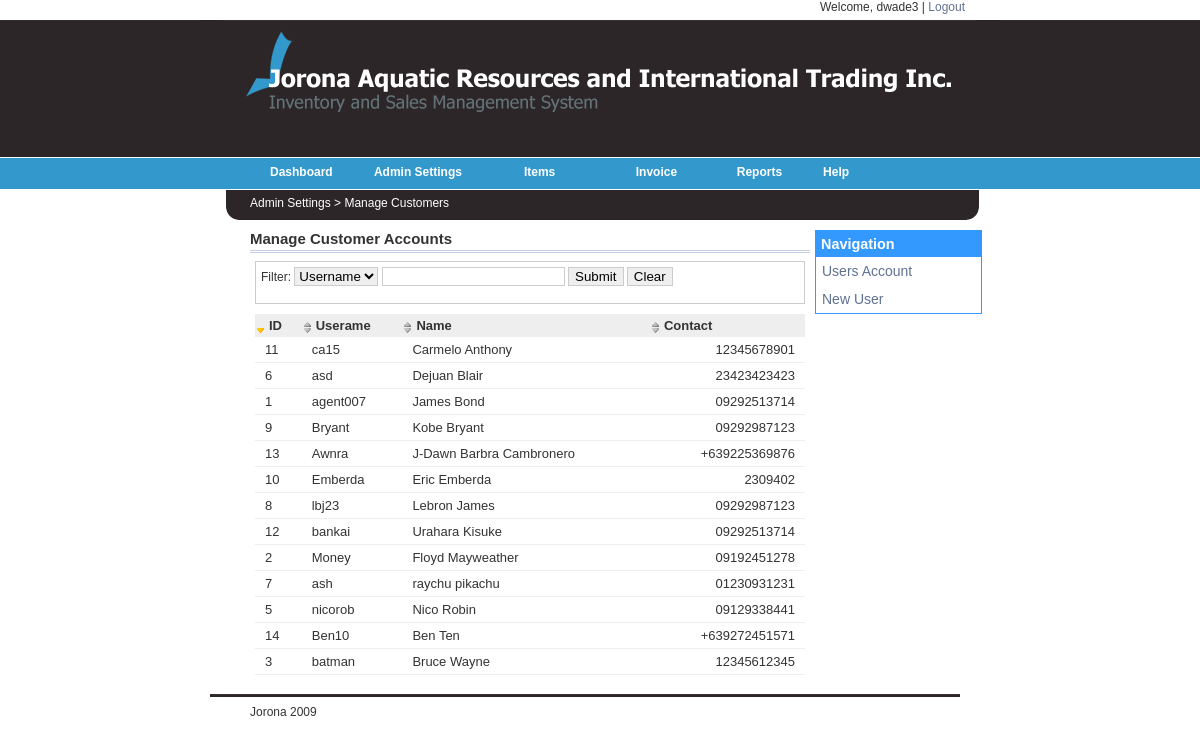
Page /final/manage_customer.php (signed in) on the committed database.
### tables this page shows
CREATE TABLE IF NOT EXISTS `tbl_customer` (
  `cust_id` int(4) NOT NULL auto_increment,
  `cust_fname` varchar(30) default NULL,
  `cust_lname` varchar(30) default NULL,
  `cust_email` varchar(64) NOT NULL,
  `cus_user` varchar(30) default NULL,
  `cus_pass` varchar(200) default NULL,
  `cust_address` varchar(200) NOT NULL,
  `cust_city` varchar(20) default NULL,
  `cust_type` smallint(2) NOT NULL,
  `cust_contact` varchar(15) default NULL,
  `cust_acontact` int(15) default NULL,
  `cust_question` int(2) default NULL,
  `cust_answer` varchar(40) default NULL,
  `note` varchar(900) default NULL,
  PRIMARY KEY  (`cust_id`)
);

### final/includes/functions.php (called while the page is built, shortened)
<?php
    function DisplayCustomer(){
        $result = mysql_query("SELECT * FROM tbl_customer ORDER BY cust_lname ASC");
        return $result;
    }
?>

### final/manage_customer.php (the view, shortened to what this page needs)
<?php include("includes/functions.php");?>
<link rel="stylesheet" href="_common/css/main.css" type="text/css" media="all">
<link href="stylesheets/sortableTable.css" rel="stylesheet" type="text/css" />
<link href="stylesheets/tabber.css" rel="stylesheet" type="text/css" />
<?php include("includes/header.php");?>
<br><div id="mainMenuContent"> Admin Settings > Manage Customers</div></div><div> <div id="content">
<div id="Nav">
<div class="box"><div class="box-header"><b>Navigation</b></div>
<div class="box-body"><p class="t"><a href="manage_users.php">Users Account</a></p>
</div>
<div class="box-body"><p class="t"><a href="add_new_customer.php">New User</a></p>
</div>
</div>
</div>
<div class="header"><p class="h">Manage Customer Accounts</p></div>
       	 <div id="container">
			<div class="tableFilter">
		  		<form id="tableFilter" onsubmit="myTable.filter(this.id); return false;">Filter:
					<select id="column">
		  				<option value="1">Username</option>
					</select>
					<input type="text" id="keyword"/>
					<input type="submit" value="Submit" />
					<input type="reset" value="Clear" />
				</form>
			</div>
		    <table id="myTable" cellpadding="0" cellpadding="0">
		  	<thead>
				<th axis="number">ID</th>
				<th axis="string">Userame</th>
				<th axis="string">Name</th>
				<th axis="string">Contact</th>
			</thead>
			<?php
				echo "<tbody>";
			        $result = DisplayCustomer();
                                while($row = mysql_fetch_array($result))
                                {
				echo "<tr id=".$row['cust_id']." class=\"sort\">";
				echo"<td class=\"center\">".$row['cust_id']."</td>";
				echo"<td>".$row['cus_user']."</td>";
				echo"<td>".$row['cust_fname']." ".$row['cust_lname']."</td>";
				echo"<td class=\"int\">".$row['cust_contact']."</td>";
				echo "</tr>";
				}
			echo "</tbody>";
			?>
		  </table>
	</div>
<?php require("includes/footer.php");?>

### final/_common/css/main.css (style rules this page uses)
body { line-height: 1.5; background: #fff; margin:1.5em 0; }
table { border-collapse: separate; border-spacing: 0; }
caption, th, td { text-align: left; font-weight:400; }
body { color: black; font-family: Verdana, sans-serif; font-size: 12px; }
#container { width: 550px; margin: auto; padding-top: 0px; padding-bottom: 10px; }

### final/stylesheets/sortableTable.css (style rules this page uses)
table { width: 100%; }
th { background-color: #666666; background: #eee url(../images/icon-table-sort.png) no-repeat 2px 8px; padding: 4px 4px 4px 14px; font-size: 13px; font-weight:bold; }
tr { background-color: #FFFFFF; padding: 4px; font-size: 13px; }
td { padding: 5px 10px; border-bottom: 1px solid #eee; }
.sortedDESC { background: url(../images/icon-table-sort-desc.png) no-repeat 2px 10px #eee; }
.tableFilter { border: 1px solid #ccc; padding: 5px; margin: 0px 0 10px 0; }
.tableFilter input { border: 1px solid #ccc; }
.tableFilter select { border: 1px solid #ccc; }

### final/stylesheets/web.css (style rules this page uses)
body { margin: 0px 0px 10px 0px; padding: 0px; line-height: 200%; color: #333; font: 12px Arial, Verdana, sans-serif; background:url(../images/b_g.gif) top left repeat-x; }
#mainMenuContent { margin-left: 50px; }
#content { padding: 0px; width: 560px; background-color:#FFFFFF; margin-left:50px; margin-top: 010px; float: left; }
#Nav { padding: 0px; width: 165px; border:1px thin #3399FF; position: absolute; float: right; margin-left: 565px; margin-top: 0px; }
a { color: #607293; text-decoration: none; }
div.header { border-bottom: 3px double rgb(198, 209, 224); padding-bottom: 3px; margin-bottom: 8px; }
div.box, table.box { padding: auto; border: solid 1px #3399FF ; width: inherit; }
div.box-header, td.box-header { border: solid 1px #3399FF ; font-size: larger; color: #FFFFFF; padding: 4px; background-color: #3399FF; }
div.box-body, td.box-body { padding: 6px; border-top: 0px; }
p.h { font:arial; font-size:15px; padding:0; margin-top:0; margin-bottom:0; font-weight:bold; }
p.t { font:arial; font-size:14px; padding:0; margin-top:0; margin-bottom:0; }
td.int { text-align:right; }

### rows in the picture
tbl_customer: cust_id "11", cus_user "ca15", cust_fname "Carmelo", cust_lname "Anthony", cust_contact "12345678901"
tbl_customer: cust_id "6", cus_user "asd", cust_fname "Dejuan", cust_lname "Blair", cust_contact "23423423423"
tbl_customer: cust_id "1", cus_user "agent007", cust_fname "James", cust_lname "Bond", cust_contact "09292513714"
tbl_customer: cust_id "9", cus_user "Bryant", cust_fname "Kobe", cust_lname "Bryant", cust_contact "09292987123"
tbl_customer: cust_id "13", cus_user "Awnra", cust_fname "J-Dawn Barbra", cust_lname "Cambronero", cust_contact "+639225369876"
tbl_customer: cust_id "10", cus_user "Emberda", cust_fname "Eric", cust_lname "Emberda", cust_contact "2309402"
tbl_customer: cust_id "8", cus_user "lbj23", cust_fname "Lebron", cust_lname "James", cust_contact "09292987123"
tbl_customer: cust_id "12", cus_user "bankai", cust_fname "Urahara", cust_lname "Kisuke", cust_contact "09292513714"
tbl_customer: cust_id "2", cus_user "Money", cust_fname "Floyd", cust_lname "Mayweather", cust_contact "09192451278"
tbl_customer: cust_id "7", cus_user "ash", cust_fname "raychu", cust_lname "pikachu", cust_contact "01230931231"
tbl_customer: cust_id "5", cus_user "nicorob", cust_fname "Nico", cust_lname "Robin", cust_contact "09129338441"
tbl_customer: cust_id "14", cus_user "Ben10", cust_fname "Ben", cust_lname "Ten", cust_contact "+639272451571"
tbl_customer: cust_id "3", cus_user "batman", cust_fname "Bruce", cust_lname "Wayne", cust_contact "12345612345"

### other values in the picture
$_SESSION['username'] "dwade3"
